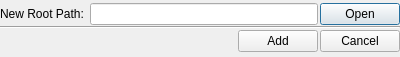
<?xml version="1.0" encoding="UTF-8"?>
<ui version="4.0">
 <class>newRoot</class>
 <widget class="QDialog" name="newRoot">
  <property name="geometry">
   <rect>
    <x>0</x>
    <y>0</y>
    <width>400</width>
    <height>57</height>
   </rect>
  </property>
  <property name="windowTitle">
   <string>New Root Path</string>
  </property>
  <layout class="QGridLayout" name="gridLayout">
   <property name="leftMargin">
    <number>0</number>
   </property>
   <property name="topMargin">
    <number>2</number>
   </property>
   <property name="rightMargin">
    <number>0</number>
   </property>
   <property name="bottomMargin">
    <number>2</number>
   </property>
   <property name="spacing">
    <number>0</number>
   </property>
   <item row="0" column="0">
    <layout class="QHBoxLayout" name="horizontalLayout">
     <property name="spacing">
      <number>2</number>
     </property>
     <item>
      <widget class="QLabel" name="lPath">
       <property name="text">
        <string>New Root Path: </string>
       </property>
      </widget>
     </item>
     <item>
      <widget class="QLineEdit" name="lePath"/>
     </item>
     <item>
      <widget class="QPushButton" name="pbOpen">
       <property name="text">
        <string>Open</string>
       </property>
      </widget>
     </item>
    </layout>
   </item>
   <item row="1" column="0">
    <widget class="Line" name="line">
     <property name="orientation">
      <enum>Qt::Horizontal</enum>
     </property>
    </widget>
   </item>
   <item row="2" column="0">
    <layout class="QHBoxLayout" name="horizontalLayout_2">
     <property name="spacing">
      <number>2</number>
     </property>
     <item>
      <spacer name="horizontalSpacer">
       <property name="orientation">
        <enum>Qt::Horizontal</enum>
       </property>
       <property name="sizeHint" stdset="0">
        <size>
         <width>40</width>
         <height>20</height>
        </size>
       </property>
      </spacer>
     </item>
     <item>
      <widget class="QPushButton" name="pbAdd">
       <property name="text">
        <string>Add</string>
       </property>
      </widget>
     </item>
     <item>
      <widget class="QPushButton" name="pbCancel">
       <property name="text">
        <string>Cancel</string>
       </property>
      </widget>
     </item>
    </layout>
   </item>
  </layout>
 </widget>
 <resources/>
 <connections/>
</ui>
